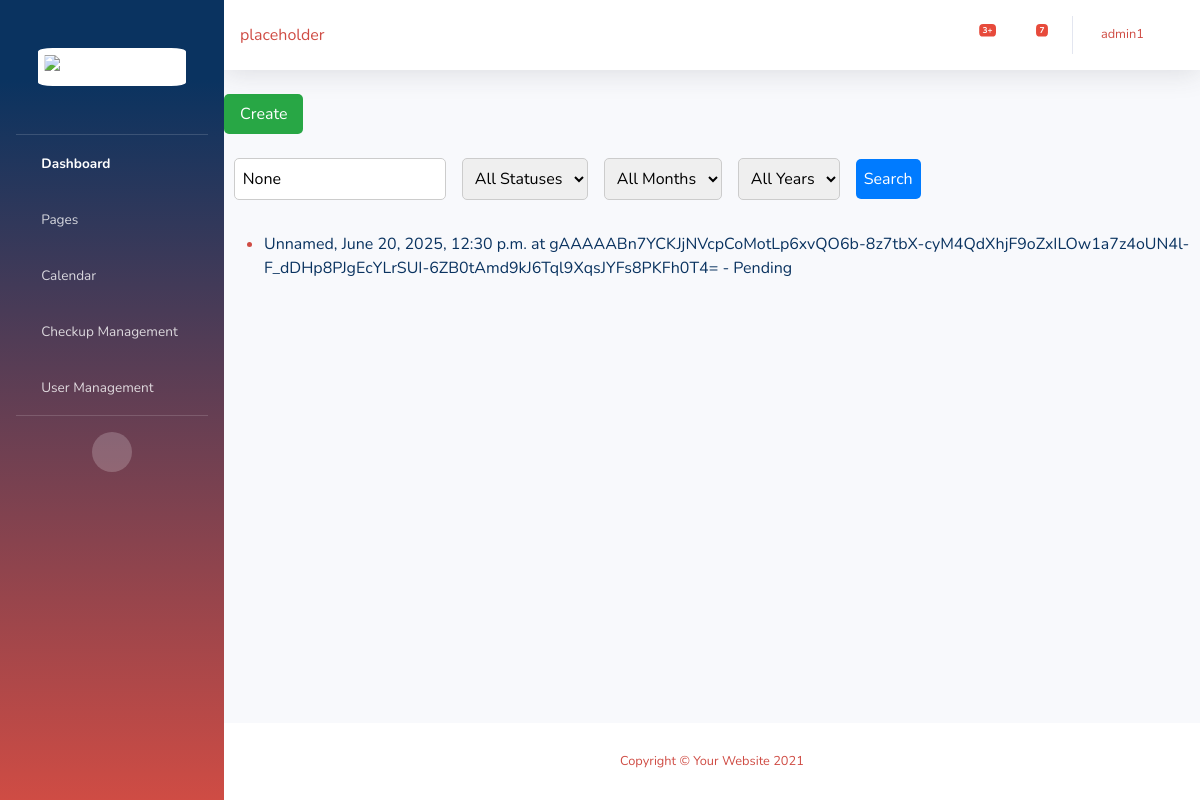
Page /management/ (signed in) on the earlier database version.
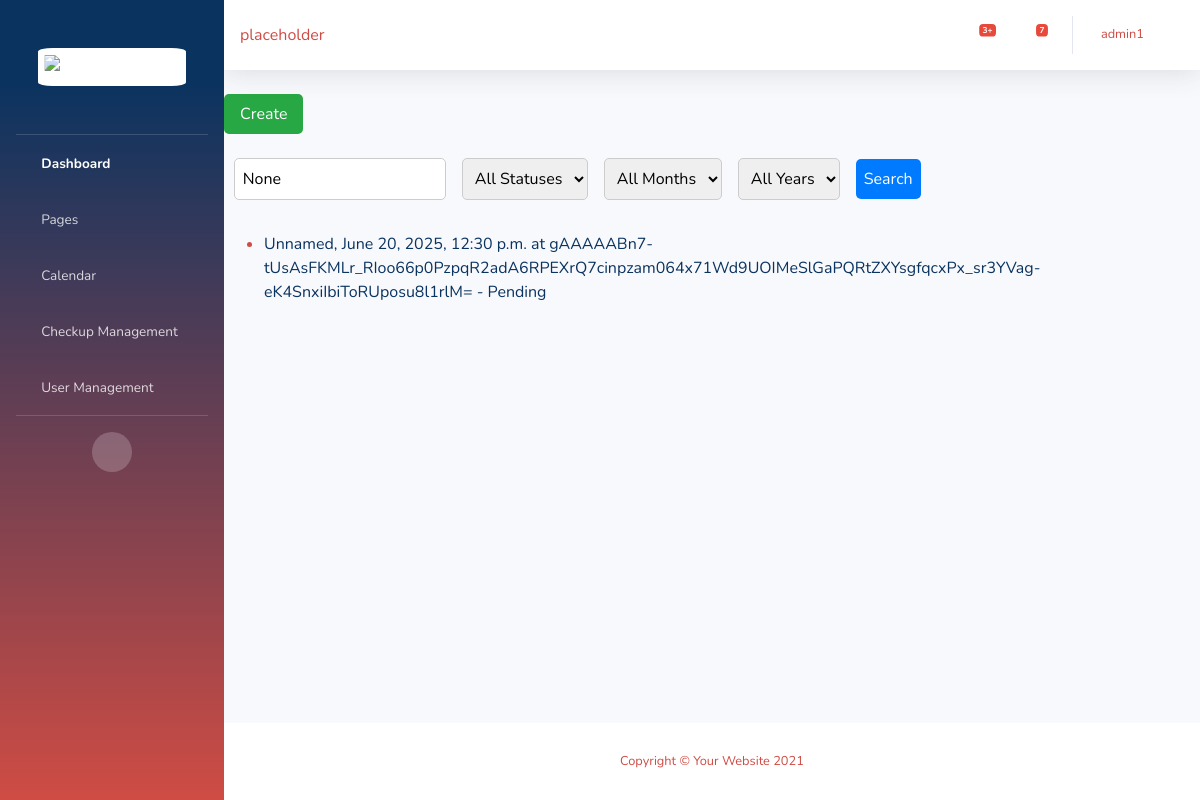
Same page on the later database version.
### app/models.py (models this page shows, shortened)
class Checkup(models.Model):
    customer = models.ForeignKey(User, on_delete=models.CASCADE, blank=True,null=True)
    name = models.CharField(max_length=50,default="Unnamed")
    address = EncryptedCharField(max_length=100)
    contact = EncryptedCharField(max_length=150,blank=True,null=True)
    status = models.CharField(max_length=50,default='Pending')
    inspectors = models.ManyToManyField(User, related_name='inspector', default=1)
    startDT = models.DateTimeField(null=True)
    departDT = models.DateTimeField(null=True)
    comments = models.TextField(blank=True,null=True)

### app/views.py (the view)
# urls.py: path('management/', manage, name='management'),
@login_required
def manage(request):
    if not is_user_in_group(request.user, 'Inspector'):
        return redirect('Home')
    query = request.GET.get('q')
    status_filter = request.GET.get('status')
    month_filter = request.GET.get('month')
    year_filter = request.GET.get('year')
    checkups = Checkup.objects.all()
    if query:
        checkups = checkups.filter(name__icontains=query)
    if status_filter:
        checkups = checkups.filter(status=status_filter)
    if month_filter and year_filter:
        checkups = checkups.filter(Q(startDT__month=month_filter) & Q(startDT__year=year_filter))
    elif month_filter:
        checkups = checkups.filter(startDT__month=month_filter)
    elif year_filter:
        checkups = checkups.filter(startDT__year=year_filter)
    months = range(1, 13)
    years = range(2020, 2100)
    context = {
        'checkups': checkups,
        'query': query,
        'status_filter': status_filter,
        'month_filter': month_filter,
        'year_filter': year_filter,
        'months': months,
        'years': years,
    }
    return render(request, 'management.html', Context(request,context))

### app/models.py (called while the page is built)
def Context(request, extra=None):
    BasicContext = {'user':request.user}
    if extra != None:
        return {k: v for d in (BasicContext, extra) for k, v in d.items()}
    else:
        return BasicContext

### app/views.py (called while the page is built)
def is_user_in_group(user, group_name):
    try:
        group = Group.objects.get(name=group_name)
    except Group.DoesNotExist:
        return False
    return group in user.groups.all()

### app/templates/management.html (shortened to what this page needs)
{% extends 'base.html' %} {% block content %}
<a href="{% url 'Create' %}"><button class="c-button">Create</button></a><br><br>
<form method="GET" action="">
  <input type="text" name="q" placeholder="Search by name" value="{{ query }}">
  <select name="status">
      <option value="">All Statuses</option>
  </select>
  <select name="month">
      <option value="">All Months</option>
  </select>
  <select name="year">
      <option value="">All Years</option>
  </select>
  <button type="submit">Search</button>
</form>
<ul>
  {% for checkup in checkups %}
      <li><a href="{% url 'Edit' checkup_id=checkup.id %}">{{ checkup.name }}, {{ checkup.startDT }} at {{ checkup.address }} - {{ checkup.status }}</a></li>
  {% endfor %}
</ul>
{% endblock %}

Differences in the rows shown:
changed Checkup "Unnamed": address "gAAAAABn7YCKJjNVcpCoMotLp6xvQO6b-8z7tbX-cyM4QdXhjF9oZxILOw1a7z4oUN4l-F_dDHp8PJgEcYLrSUI-6ZB0tAmd9kJ6Tql9XqsJYFs8PKFh0T4=" → "gAAAAABn7-tUsAsFKMLr_RIoo66p0PzpqR2adA6RPEXrQ7cinpzam064x71Wd9UOIMeSlGaPQRtZXYsgfqcxPx_sr3YVag-eK4SnxiIbiToRUposu8l1rlM="
